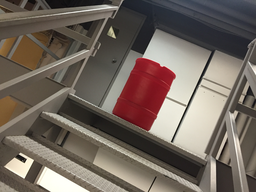
#> input picture Image_Segementation/u-net-segmentation/barrel-pics/2.14.png, 256 x 192 px, shrunk from 1200 x 900 before the run, found by its file name
$ python learning.py
#> lines starting #> are read from the running program, lines starting #| are printed output that depends on the picture; after the words box and inside, x2 and y2 are one past the last pixel; in counts of white or black regions, pixels touching at a corner belong together
# file just for learning and experimenting with image segmentation.

# starting off with Region based segmentation.
from skimage.color import rgb2gray
import numpy as np
import cv2
import matplotlib.pyplot as plt
from scipy import ndimage

image = plt.imread('/Users/aashirmeeran/Desktop/Machine-Learning/Image_Segementation/u-net-segmentation/barrel-pics/2.14.png')
#> image is the input picture: shape (192, 256, 3) float32; mean R, G, B 0.448, 0.403, 0.369

plt.imshow(image)

gray = rgb2gray(image)
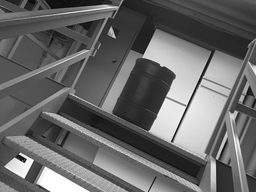
#> gray: shape (192, 256) float32; min 0.0125, max 1, mean 0.41

gray_r = gray.reshape(gray.shape[0] * gray.shape[1])
for i in range(gray_r.shape[0]):
    if gray_r[i] > gray_r.mean():
        gray_r[i] = 1
    else:
        gray_r[i] = 0

print("hello")
gray = gray_r.reshape(gray.shape[0], gray.shape[1])
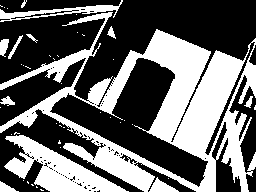
#> gray: shape (192, 256) float32; values 0 (black) and 1 (white), 40.3% white; 46 white regions (34 under 20 px), largest, box (x1, y1, x2, y2) and area: (0, 12, 256, 192) 15318, (4, 135, 129, 192) 2926, (0, 0, 123, 22) 726
plt.imshow(gray, cmap='gray')

plt.show()
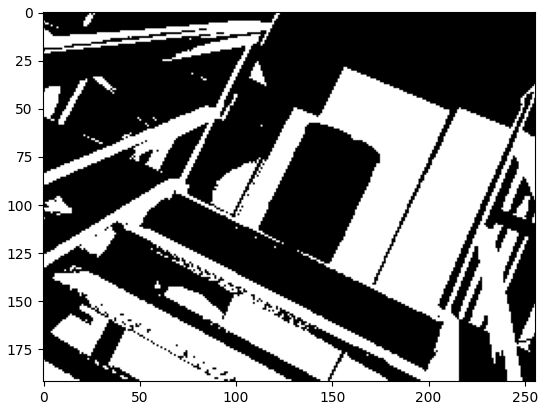
#> figure drawn by matplotlib, 1 panel

# cv2.waitKey(0)
# cv2.destroyAllWindows()

$ run again, with Image_Segementation/u-net-segmentation/barrel-pics/10.1.png copied over Image_Segementation/u-net-segmentation/barrel-pics/2.14.png
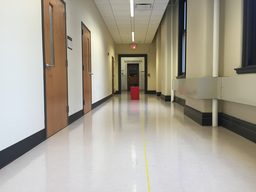
#> input picture Image_Segementation/u-net-segmentation/barrel-pics/10.1.png, 256 x 192 px, shrunk from 1200 x 900 before the run, found by its file name
#> image is the input picture: shape (192, 256, 3) float32; mean R, G, B 0.664, 0.641, 0.591
#> `gray = gray_r.reshape(gray.shape[0], gray.shape[1])`:
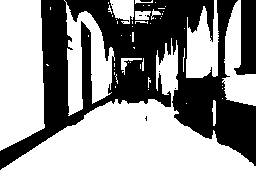
#> gray: shape (192, 256) float32; values 0 (black) and 1 (white), 61.9% white; 9 black regions (6 under 20 px), largest, box (x1, y1, x2, y2) and area: (0, 0, 256, 170) 17533, (234, 0, 256, 75) 1157, (140, 0, 152, 2) 22
#> `plt.show()`:
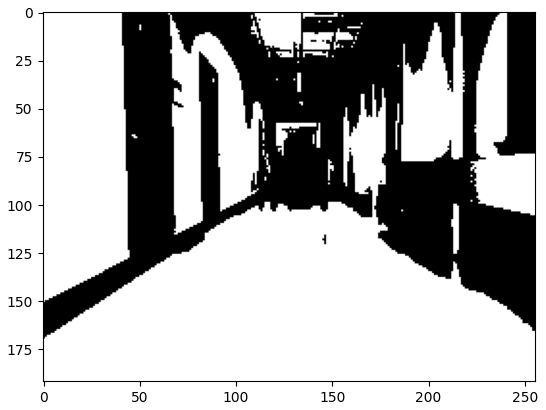
#> figure drawn by matplotlib, 1 panel

$ run again, with Image_Segementation/u-net-segmentation/barrel-pics/10.4.png copied over Image_Segementation/u-net-segmentation/barrel-pics/2.14.png
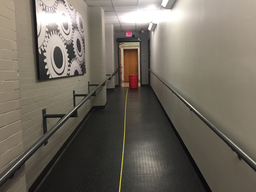
#> input picture Image_Segementation/u-net-segmentation/barrel-pics/10.4.png, 256 x 192 px, shrunk from 1200 x 900 before the run, found by its file name
#> image is the input picture: shape (192, 256, 3) float32; mean R, G, B 0.443, 0.416, 0.375
#> `gray = gray_r.reshape(gray.shape[0], gray.shape[1])`:
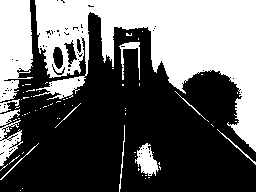
#> gray: shape (192, 256) float32; values 0 (black) and 1 (white), 39.7% white; 70 white regions (59 under 20 px), largest, box (x1, y1, x2, y2) and area: (33, 0, 256, 152) 14898, (0, 0, 33, 102) 2714, (0, 109, 23, 166) 637
#> `plt.show()`:
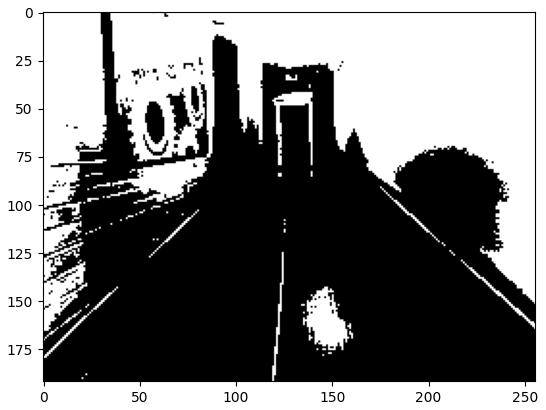
#> figure drawn by matplotlib, 1 panel

$ run again, with Image_Segementation/u-net-segmentation/barrel-pics/2.2.png copied over Image_Segementation/u-net-segmentation/barrel-pics/2.14.png
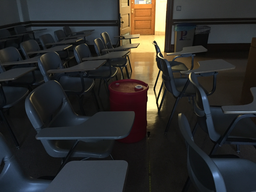
#> input picture Image_Segementation/u-net-segmentation/barrel-pics/2.2.png, 256 x 192 px, shrunk from 1200 x 900 before the run, found by its file name
#> image is the input picture: shape (192, 256, 3) float32; mean R, G, B 0.187, 0.184, 0.176
#> `gray = gray_r.reshape(gray.shape[0], gray.shape[1])`:
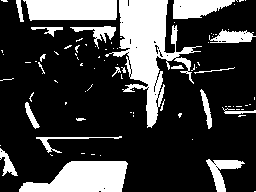
#> gray: shape (192, 256) float32; values 0 (black) and 1 (white), 24.9% white; 88 white regions (67 under 20 px), largest, box (x1, y1, x2, y2) and area: (105, 0, 202, 128) 4418, (19, 161, 128, 192) 2366, (23, 0, 117, 21) 1789
#> `plt.show()`:
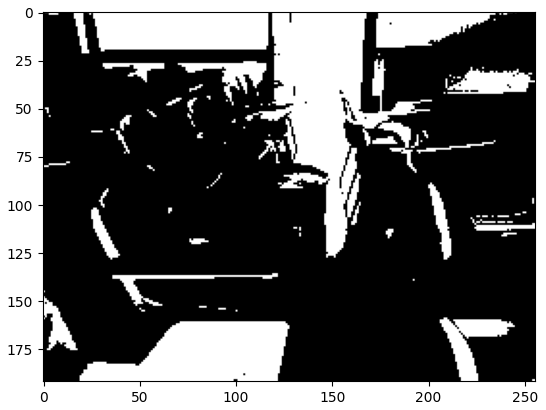
#> figure drawn by matplotlib, 1 panel
